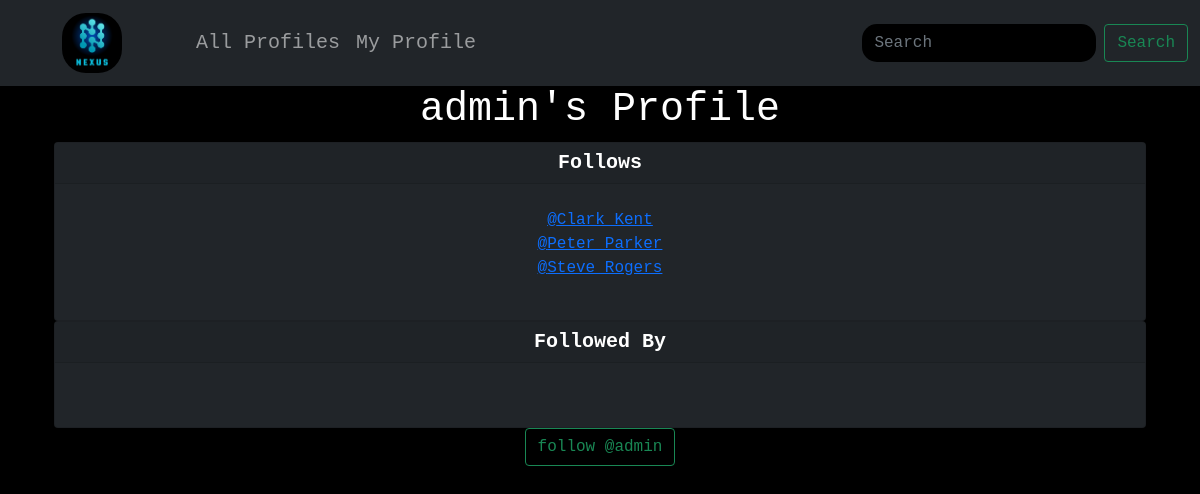
Page /profile/1 (signed in) on the committed database.
### nexus/models.py (models this page shows)
class Profile(models.Model):
    user = models.OneToOneField(User, on_delete=models.CASCADE)
    follows = models.ManyToManyField('self',
        related_name='followed_by',
        symmetrical=False, blank=True)
    date_modified = models.DateTimeField(User, auto_now=True)
    def __str__(self):
        return self.user.username

### nexus/views.py (the view, shortened to what this page needs)
# urls.py: path('profile/<int:pk>', views.profile, name='profile')
def profile(request, pk):
    if request.user.is_authenticated:
        profile = Profile.objects.get(user_id=pk)
        return render(request, 'profile.html', {'profile': profile})
    else:
        messages.success(request, ('You must be logged in to see others profiles'))
        return redirect('home')

### nexus/templates/profile.html (shortened to what this page needs)
{% extends 'base.html' %}
{% block content %}
  {% if profile %}
    <div class="container text-center">
      <h1> {{ profile.user.username }}'s Profile </h1>
      <div class="card bg-dark">
        <h5 class="card-header"> <strong> Follows </strong> </h5>
        <br>
        <p class="card-text">
          {% for following in profile.follows.all %}
            <a href="{% url "profile" following.user.id %}"> @{{ following }} </a> <br>
          {% endfor %}
        </p>
        <br>
      </div>
      <div class="card bg-dark">
        <h5 class="card-header"> <strong> Followed By </strong> </h5>
        <br>
        <br>
      </div>
      <form method='POST'>
        {% if profile in user.profile.follows.all %}
          <button class="btn btn-outline-danger" name="follow" value="unfollow" type="submit"> unfollow @{{ profile.user.username|lower }} </button>
        {% else %}
          <button class="btn btn-outline-success" name="follow" value="follow" type="submit"> follow @{{ profile.user.username|lower }} </button>
        {% endif %}
      </form>
    </div>
  {% endif %}
{% endblock %}

### static/style.css (style rules this page uses)
.absolute { font-family: monospace; color: white; }
.bg-black { background: black; }

### rows in the picture
Profile: user.username "admin"
Profile: user.username "Clark_Kent"
Profile: user.username "Peter_Parker"
Profile: user.username "Steve_Rogers"
